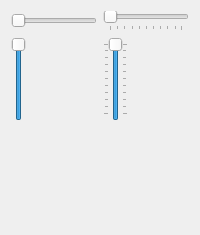
          <widget class="QWidget" name="Slider">
           <attribute name="title">
            <string>Slider</string>
           </attribute>
           <layout class="QGridLayout" name="gridLayout_2">
            <item row="0" column="0">
             <widget class="QSlider" name="horizontalSlider">
              <property name="orientation">
               <enum>Qt::Horizontal</enum>
              </property>
             </widget>
            </item>
            <item row="0" column="1">
             <widget class="QSlider" name="horizontalSlider_2">
              <property name="orientation">
               <enum>Qt::Horizontal</enum>
              </property>
              <property name="tickPosition">
               <enum>QSlider::TicksBelow</enum>
              </property>
             </widget>
            </item>
            <item row="1" column="0">
             <widget class="QSlider" name="verticalSlider">
              <property name="value">
               <number>99</number>
              </property>
              <property name="orientation">
               <enum>Qt::Vertical</enum>
              </property>
             </widget>
            </item>
            <item row="2" column="0">
             <spacer name="verticalSpacer_2">
              <property name="orientation">
               <enum>Qt::Vertical</enum>
              </property>
              <property name="sizeHint" stdset="0">
               <size>
                <width>20</width>
                <height>103</height>
               </size>
              </property>
             </spacer>
            </item>
            <item row="2" column="1">
             <spacer name="verticalSpacer_3">
              <property name="orientation">
               <enum>Qt::Vertical</enum>
              </property>
              <property name="sizeHint" stdset="0">
               <size>
                <width>20</width>
                <height>103</height>
               </size>
              </property>
             </spacer>
            </item>
            <item row="1" column="1">
             <widget class="QSlider" name="verticalSlider_2">
              <property name="value">
               <number>99</number>
              </property>
              <property name="orientation">
               <enum>Qt::Vertical</enum>
              </property>
              <property name="tickPosition">
               <enum>QSlider::TicksBothSides</enum>
              </property>
             </widget>
            </item>
           </layout>
          </widget>
